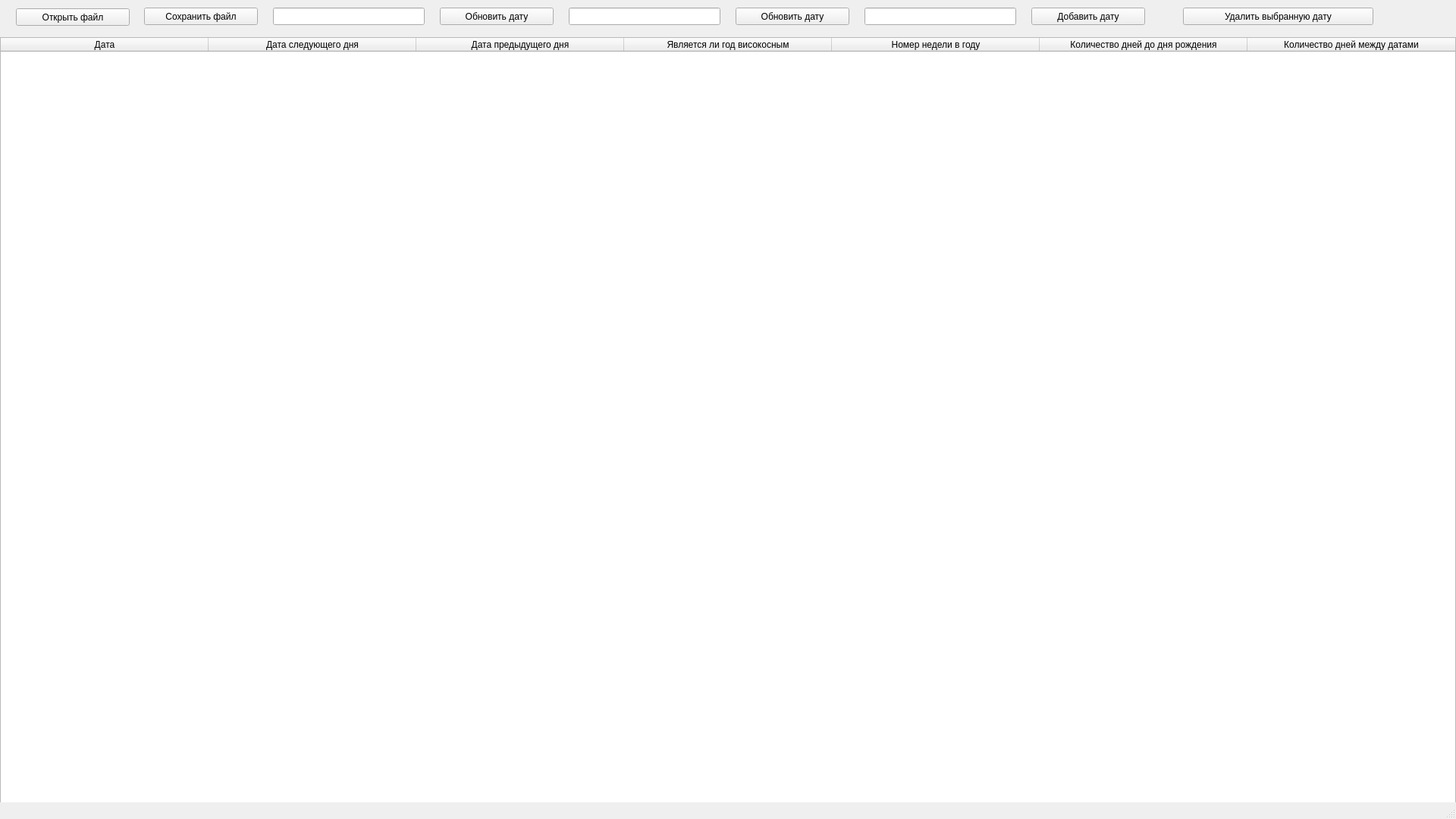
<?xml version="1.0" encoding="UTF-8"?>
<ui version="4.0">
 <class>MainWindow</class>
 <widget class="QMainWindow" name="MainWindow">
  <property name="geometry">
   <rect>
    <x>0</x>
    <y>0</y>
    <width>1920</width>
    <height>1080</height>
   </rect>
  </property>
  <property name="windowTitle">
   <string>MainWindow</string>
  </property>
  <widget class="QWidget" name="centralwidget">
   <widget class="QTableWidget" name="tableWidget">
    <property name="geometry">
     <rect>
      <x>0</x>
      <y>49</y>
      <width>1920</width>
      <height>1031</height>
     </rect>
    </property>
    <property name="minimumSize">
     <size>
      <width>100</width>
      <height>13</height>
     </size>
    </property>
    <property name="columnCount">
     <number>7</number>
    </property>
    <attribute name="horizontalHeaderDefaultSectionSize">
     <number>274</number>
    </attribute>
    <column>
     <property name="text">
      <string>Дата</string>
     </property>
    </column>
    <column>
     <property name="text">
      <string>Дата следующего дня</string>
     </property>
    </column>
    <column>
     <property name="text">
      <string>Дата предыдущего дня</string>
     </property>
    </column>
    <column>
     <property name="text">
      <string>Является ли год високосным</string>
     </property>
    </column>
    <column>
     <property name="text">
      <string>Номер недели в году</string>
     </property>
    </column>
    <column>
     <property name="text">
      <string>Количество дней до дня рождения</string>
     </property>
    </column>
    <column>
     <property name="text">
      <string>Количество дней между датами</string>
     </property>
    </column>
   </widget>
   <widget class="QPushButton" name="loadFile">
    <property name="geometry">
     <rect>
      <x>21</x>
      <y>11</y>
      <width>150</width>
      <height>23</height>
     </rect>
    </property>
    <property name="text">
     <string>Открыть файл</string>
    </property>
   </widget>
   <widget class="QLineEdit" name="bithdayLine">
    <property name="geometry">
     <rect>
      <x>360</x>
      <y>10</y>
      <width>200</width>
      <height>23</height>
     </rect>
    </property>
   </widget>
   <widget class="QPushButton" name="updateDate">
    <property name="geometry">
     <rect>
      <x>580</x>
      <y>10</y>
      <width>150</width>
      <height>23</height>
     </rect>
    </property>
    <property name="text">
     <string>Обновить дату</string>
    </property>
   </widget>
   <widget class="QPushButton" name="saveFile">
    <property name="geometry">
     <rect>
      <x>190</x>
      <y>10</y>
      <width>150</width>
      <height>23</height>
     </rect>
    </property>
    <property name="text">
     <string>Сохранить файл</string>
    </property>
   </widget>
   <widget class="QPushButton" name="updateDifDate">
    <property name="geometry">
     <rect>
      <x>970</x>
      <y>10</y>
      <width>150</width>
      <height>23</height>
     </rect>
    </property>
    <property name="text">
     <string>Обновить дату</string>
    </property>
   </widget>
   <widget class="QLineEdit" name="difDateLine">
    <property name="geometry">
     <rect>
      <x>750</x>
      <y>10</y>
      <width>200</width>
      <height>23</height>
     </rect>
    </property>
   </widget>
   <widget class="QPushButton" name="addDate">
    <property name="geometry">
     <rect>
      <x>1360</x>
      <y>10</y>
      <width>150</width>
      <height>23</height>
     </rect>
    </property>
    <property name="text">
     <string>Добавить дату</string>
    </property>
   </widget>
   <widget class="QLineEdit" name="addDateLine">
    <property name="geometry">
     <rect>
      <x>1140</x>
      <y>10</y>
      <width>200</width>
      <height>23</height>
     </rect>
    </property>
   </widget>
   <widget class="QPushButton" name="deleteDate">
    <property name="geometry">
     <rect>
      <x>1560</x>
      <y>10</y>
      <width>251</width>
      <height>23</height>
     </rect>
    </property>
    <property name="text">
     <string>Удалить выбранную дату</string>
    </property>
   </widget>
  </widget>
  <widget class="QMenuBar" name="menubar">
   <property name="geometry">
    <rect>
     <x>0</x>
     <y>0</y>
     <width>1920</width>
     <height>20</height>
    </rect>
   </property>
  </widget>
  <widget class="QStatusBar" name="statusbar"/>
 </widget>
 <resources/>
 <connections/>
</ui>
